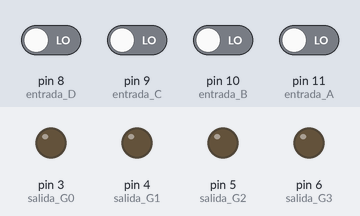
This sketch was run on a simulated Arduino Uno, built with avr-gcc and run on an emulated ATmega328P. On the bench: output pins drawn as LEDs (lit = HIGH). The inputs (shaded band) are chosen by the test bench; at power-on: pin 8 (entrada_D), pin 9 (entrada_C), pin 10 (entrada_B), pin 11 (entrada_A) LOW.

Above: at 1.2 s.
1.3 s: pin 8 (entrada_D) driven HIGH
At 2.5 s:
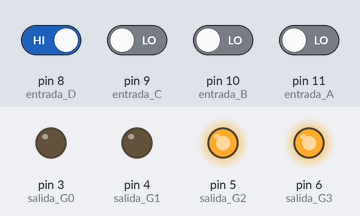
2.8 s: pin 9 (entrada_C) driven HIGH
At 3.6 s:
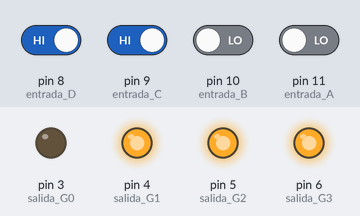
4.3 s: pin 10 (entrada_B) driven HIGH
At 4.7 s:
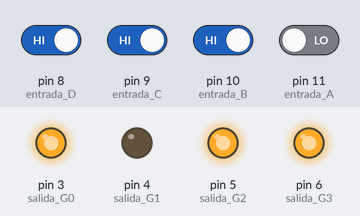
5.8 s: pin 8 (entrada_D) driven LOW
At 7.0 s:
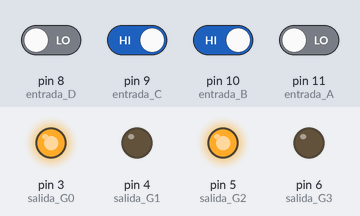
7.3 s: pin 11 (entrada_A) driven HIGH
At 8.2 s:
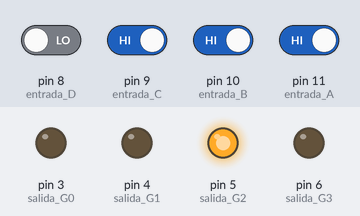
8.8 s: pin 9 (entrada_C) driven LOW
At 9.4 s:
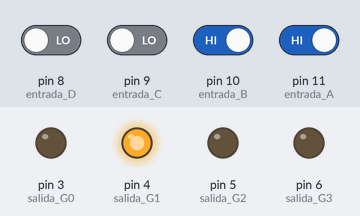
Timing chart, 0 to 11.3 s (numbered marks = the images above; inputs shaded):
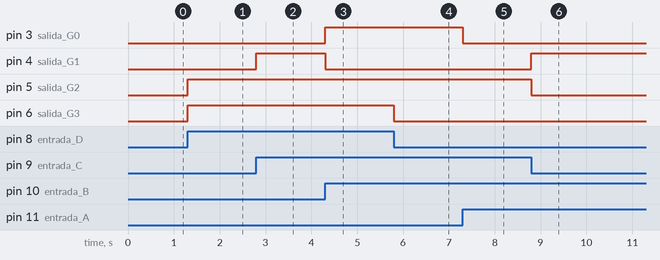

The sketch:

BCDaGRAY.ino
```cpp
//Autor:Dario Jorge Iglesias
boolean D,C,B,A,G3,G2,G1,G0;
void setup()
{
 pinMode(8,INPUT); //entrada D
 pinMode(9,INPUT); //entrada C
 pinMode(10,INPUT);//entrada B
 pinMode(11,INPUT);//entrada A
 pinMode(6,OUTPUT);//salida G3
 pinMode(5,OUTPUT);//salida G2
 pinMode(4,OUTPUT);//salida G1
 pinMode(3,OUTPUT);//salida G0
}
void loop()
{
 D=digitalRead(8);
 C=digitalRead(9);
 B=digitalRead(10);
 A=digitalRead(11);
 G3=D;//G3 ADOPTA D
 digitalWrite(6,G3);
 G2=C|D;//C OR D
 digitalWrite(5,G2);
 G1=B^C;//B XOR C
 digitalWrite(4,G1);
 G0=A^B;//A XOR B
 digitalWrite(3,G0);
}
```

Measured:
- after the input at 1.3 s, pin 5 (salida_G2), pin 6 (salida_G3): LOW → HIGH at once
- after the input at 2.8 s, pin 4 (salida_G1): LOW → HIGH at once
- after the input at 4.3 s, pin 3 (salida_G0): LOW → HIGH at once; pin 4 (salida_G1): HIGH → LOW at once
- after the input at 5.8 s, pin 6 (salida_G3): HIGH → LOW at once
- after the input at 7.3 s, pin 3 (salida_G0): HIGH → LOW at once
- after the input at 8.8 s, pin 4 (salida_G1): LOW → HIGH at once; pin 5 (salida_G2): HIGH → LOW at once
